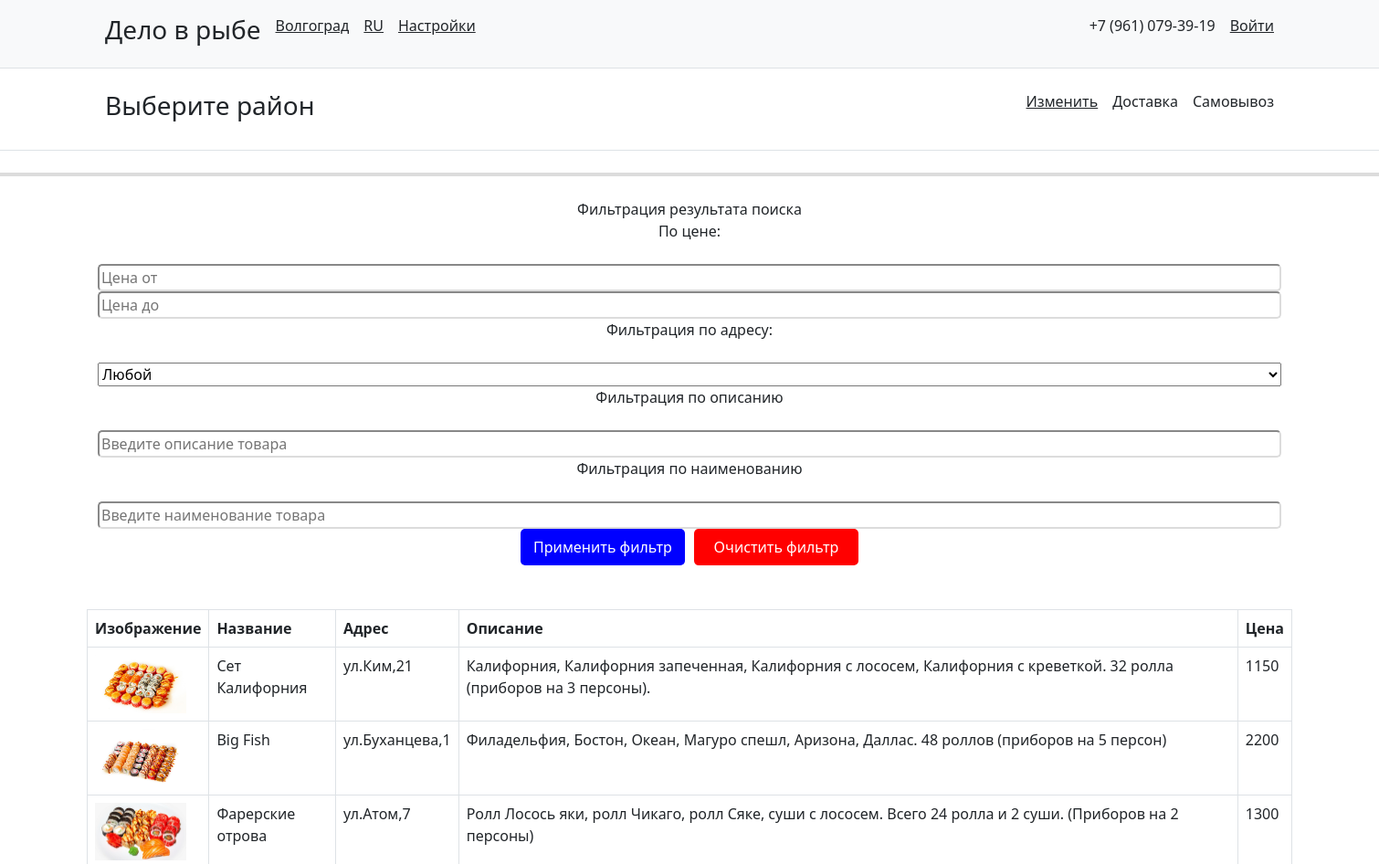
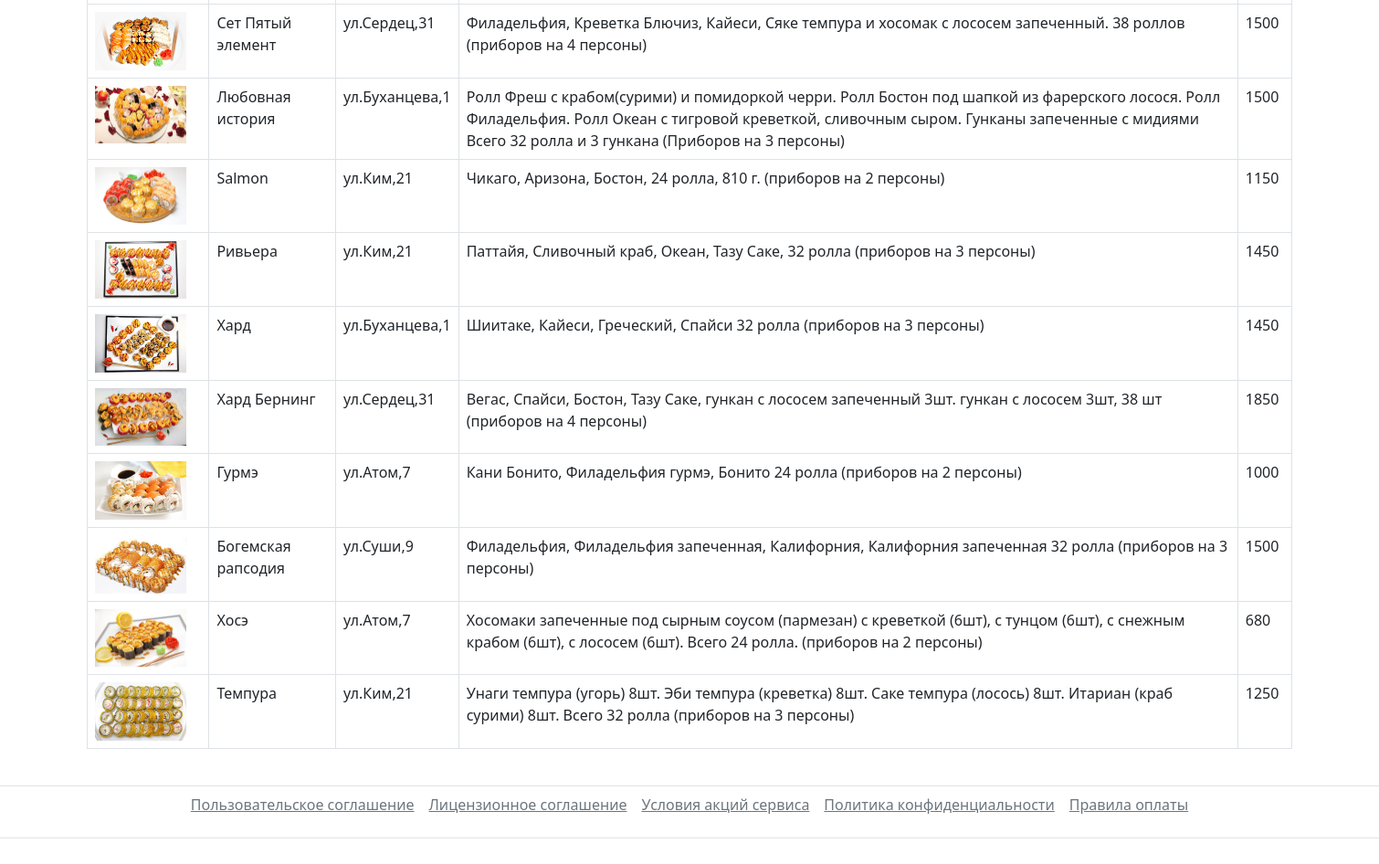
/products.php, run on the app's committed database (2 pictures, top to bottom).
### tables this page shows
CREATE TABLE `orders` (
  `ID` int(11) UNSIGNED NOT NULL,
  `img_path` varchar(45) NOT NULL DEFAULT 'no_img.png',
  `name_Client` varchar(45) NOT NULL,
  `ID_point` int(11) UNSIGNED NOT NULL,
  `description` varchar(255) DEFAULT NULL,
  `cost` int(11) NOT NULL
);

CREATE TABLE `pointsales` (
  `ID` int(11) UNSIGNED NOT NULL,
  `point_Sales` varchar(45) DEFAULT NULL
);

### logic.php (called while the page is built, shortened)
<?php
    $host = 'localhost';
    $db   = 'best_sushi';
    $user = 'root';
    $pass = '';
    $charset = 'utf8';
    $dsn = "mysql:host=$host;dbname=$db;charset=$charset";
    $opt = [
        PDO::ATTR_ERRMODE            => PDO::ERRMODE_EXCEPTION,
        PDO::ATTR_DEFAULT_FETCH_MODE => PDO::FETCH_ASSOC,
        PDO::ATTR_EMULATE_PREPARES   => false,
    ];
    $pdo = new PDO($dsn, $user, $pass, $opt);
    $query = "SELECT img_path, name_Client, pointsales.point_Sales, description, cost FROM orders INNER JOIN pointsales on orders.ID_point = pointsales.ID ";
    $stmt = $pdo->prepare($query);
    $stmt->execute();
    $data = array();
?>

### products.php (the view, shortened to what this page needs)
<?php require_once('logic.php'); ?>
<!DOCTYPE html>
<html lang="en">
<head>
    <link href="https://cdn.jsdelivr.net/npm/bootstrap@5.0.2/dist/css/bootstrap.min.css" rel="stylesheet">
    <link rel="stylesheet" href="style1.css">
</head>
<body>
<nav class="py-2 bg-light border-bottom">
        <div class="container d-flex flex-wrap">
          <ul class="nav me-auto">
            <li class="nav-item"><h3 href="#" class="nav-link link-dark px-2 active" aria-current="page">Дело в рыбе</h3></li>
            <li class="nav-item"><a href="#" class="nav-link link-dark px-2"><u>Волгоград</u></a></li>
            <li class="nav-item"><a href="#" class="nav-link link-dark px-2"><u>RU</u></a></li>
            <li class="nav-item"><a href="#" class="nav-link link-dark px-2"><u>Настройки</u></a></li>
          </ul>
          <ul class="nav">
            <li class="nav-item"><a href="#" class="nav-link link-dark px-2">+7 (961) 079-39-19</a></li>
            <li class="nav-item"><a href="#" class="nav-link link-dark px-2"><u>Войти</u></a></li>
          </ul>
        </div>
    </nav>
    <header class="py-3 mb-4 border-bottom">
        <div class="container d-flex flex-wrap justify-content-center">
          <ul class="nav me-auto">
            <li class="nav-item"><h3 href="#" class="nav-link link-dark px-2 active" aria-current="page">Выберите район</h3></li>
          </ul>
          <ul class="nav">
            <li class="nav-item"><a href="#" class="nav-link link-dark px-2"><u>Изменить</u></a></li>
            <li class="nav-item"><a href="sushi.php" class="nav-link link-dark px-2">Доставка</a></li>
            <li class="nav-item"><a href="#" class="nav-link link-dark px-2">Самовывоз</a></li>
          </ul>
        </div>
     </header>
<div class="l"></div>
    <br>
    <form action="" id="form" method="GET">
        <div class="container gap10down">
            <div class="center w-100">Фильтрация результата поиска</div>
            <div class="center w-100">По цене:</div>  <br>
            <input type="text" name="cost1" placeholder="Цена от" class="w-100">
            <input type="text" name="cost2" placeholder="Цена до" class="w-100"> <br>
            <div class="center w-100">Фильтрация по адресу:</div> <br>
            <select name="type" type="text" class="w-100"> <br>
                <option value="">Любой</option>
            </select>
            <div class="center w-100">Фильтрация по описанию</div> <br>
            <input type="text" name="description" placeholder="Введите описание товара" class="w-100" > <br>
            <div class="center w-100">Фильтрация по наименованию</div> <br>
            <input type="text" name="name" placeholder="Введите наименование товара" class="w-100"> <br>
            <div class="center gap10">
                <button type="submit" class="bBtn">Применить фильтр</button>
                <button type="submit" class="rBtn" onclick="document.getElementById("form").reset();">Очистить фильтр</input>
            </div>
        </div>
    </form>
    <br> <br>
    <table class="table table-bordered container">
        <thead>
            <tr>
                <th>Изображение</th>
                <th>Название</th>
                <th>Адрес</th>
                <th>Описание</th>
                <th>Цена</th>
            </tr>
        </thead>
        <tbody>
            <?php
                foreach($data as $items) {
                    ?>
                    <tr>
                        <td><img src="catalog_images/<?= $items['img_path']; ?>" width="100px"></td>
                        <td><?= $items['name_Client']; ?></td>
                        <td><?= $items['point_Sales']; ?></td>
                        <td><?= $items['description']; ?></td>
                        <td><?= $items['cost']; ?></td>
                    </tr>
                    <?php
                }
            ?>
        </tbody>
    </table>
<footer class="py-3 my-4">
    <ul class="nav justify-content-center border-bottom border-top pb-3 mb-3">
      <li class="nav-item"><a href="#" class="nav-link px-2 text-muted"><u>Пользовательское соглашение</u></a></li>
      <li class="nav-item"><a href="#" class="nav-link px-2 text-muted"><u>Лицензионное соглашение</u></a></li>
      <li class="nav-item"><a href="#" class="nav-link px-2 text-muted"><u>Условия акций сервиса</u></a></li>
      <li class="nav-item"><a href="#" class="nav-link px-2 text-muted"><u>Политика конфиденциальности</u></a></li>
      <li class="nav-item"><a href="#" class="nav-link px-2 text-muted"><u>Правила оплаты</u></a></li>
    </ul>
</footer>
</body>
</html>

### style1.css (style rules this page uses)
form { position: relative; width: 1500px; margin: 0 auto; background: #fff; border-color:#DCDCDC; }
input { outline: none; background: transparent; border-color:#DCDCDC; border-radius: 5px; }
button { border: none; outline: none; background: transparent; border-color:#DCDCDC; }
.l { border-bottom: 4px solid #DCDCDC; }
.center { display: flex; align-items: center; justify-content: center; }
.gap10 { display: flex; gap: 10px; }
.bBtn { height: 40px; color: white; background-color: blue; width: 180px; display: flex; justify-content: center; align-items: center; border-radius: 5px; }
.rBtn { height: 40px; color: white; background-color: red; width: 180px; display: flex; justify-content: center; align-items: center; border-radius: 5px; }
.bBtn, .rBtn:hover { cursor: pointer; }

### data on the page
orders: img_path (picture), name_Client "Сет Калифорния", pointsales.point_Sales "ул.Ким,21", description "Калифорния, Калифорния запеченная, Калифорния с лососем, Калифорния с креветкой. 32 ролла (приборов на 3 персоны).", cost "1150"
orders: img_path (picture), name_Client "Big Fish", pointsales.point_Sales "ул.Буханцева,1", description "Филадельфия, Бостон, Океан, Магуро спешл, Аризона, Даллас. 48 роллов (приборов на 5 персон)", cost "2200"
orders: img_path (picture), name_Client "Фарерские отрова", pointsales.point_Sales "ул.Атом,7", description "Ролл Лосось яки, ролл Чикаго, ролл Сяке, суши с лососем. Всего 24 ролла и 2 суши. (Приборов на 2 персоны)", cost "1300"
orders: img_path (picture), name_Client "Сет Пятый элемент", pointsales.point_Sales "ул.Сердец,31", description "Филадельфия, Креветка Блючиз, Кайеси, Сяке темпура и хосомак с лососем запеченный. 38 роллов (приборов на 4 персоны)", cost "1500"
orders: img_path (picture), name_Client "Любовная история", pointsales.point_Sales "ул.Буханцева,1", description "Ролл Фреш с крабом(сурими) и помидоркой черри. Ролл Бостон под шапкой из фарерского лосося. Ролл Филадельфия. Ролл Океан с тигровой креветкой, сливочным сыром. Гунканы запеченные с мидиями Всего 32 ролла и 3 гункана (Приборов на 3 персоны)", cost "1500"
orders: img_path (picture), name_Client "Salmon", pointsales.point_Sales "ул.Ким,21", description "Чикаго, Аризона, Бостон, 24 ролла, 810 г. (приборов на 2 персоны)", cost "1150"
orders: img_path (picture), name_Client "Ривьера", pointsales.point_Sales "ул.Ким,21", description "Паттайя, Сливочный краб, Океан, Тазу Саке, 32 ролла (приборов на 3 персоны)", cost "1450"
orders: img_path (picture), name_Client "Хард", pointsales.point_Sales "ул.Буханцева,1", description "Шиитаке, Кайеси, Греческий, Спайси 32 ролла (приборов на 3 персоны)", cost "1450"
orders: img_path (picture), name_Client "Хард Бернинг", pointsales.point_Sales "ул.Сердец,31", description "Вегас, Спайси, Бостон, Тазу Саке, гункан с лососем запеченный 3шт. гункан с лососем 3шт, 38 шт (приборов на 4 персоны)", cost "1850"
orders: img_path (picture), name_Client "Гурмэ", pointsales.point_Sales "ул.Атом,7", description "Кани Бонито, Филадельфия гурмэ, Бонито 24 ролла (приборов на 2 персоны)", cost "1000"
orders: img_path (picture), name_Client "Богемская рапсодия", pointsales.point_Sales "ул.Суши,9", description "Филадельфия, Филадельфия запеченная, Калифорния, Калифорния запеченная 32 ролла (приборов на 3 персоны)", cost "1500"
orders: img_path (picture), name_Client "Хосэ", pointsales.point_Sales "ул.Атом,7", description "Хосомаки запеченные под сырным соусом (пармезан) с креветкой (6шт), с тунцом (6шт), с снежным крабом (6шт), с лососем (6шт). Всего 24 ролла. (приборов на 2 персоны)", cost "680"
orders: img_path (picture), name_Client "Темпура", pointsales.point_Sales "ул.Ким,21", description "Унаги темпура (угорь) 8шт. Эби темпура (креветка) 8шт. Саке темпура (лосось) 8шт. Итариан (краб сурими) 8шт. Всего 32 ролла (приборов на 3 персоны)", cost "1250"
